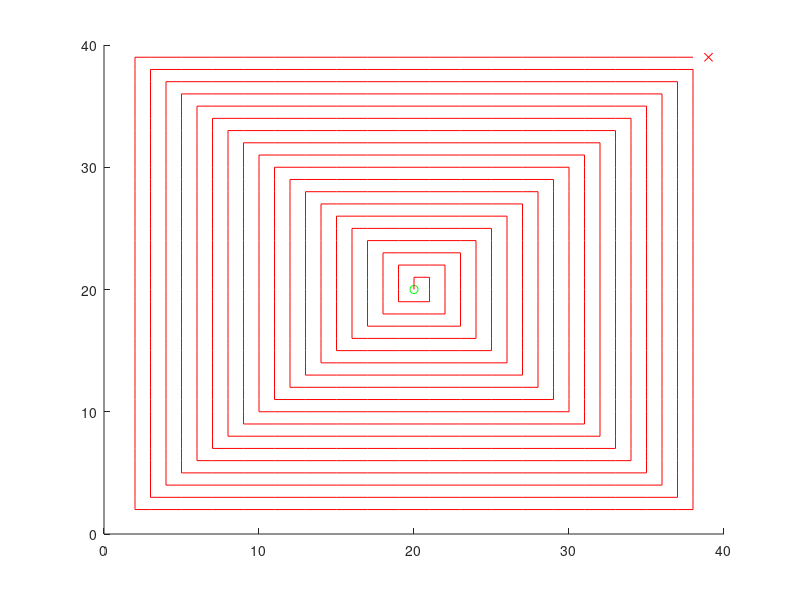

Recreate this plot in MATLAB.
clear all 
close all
clc

%% initialize plot
fig = figure; 
axs = axes('Parent', fig);
hold(axs, 'on');
xlim(axs, [0 40])
ylim(axs, [0 40])

%% intialize spiral
start_coord = [20; 20];
end_coord = [39; 39];
plot(axs, start_coord(1), start_coord(2), 'go')
plot(axs, end_coord(1), end_coord(2), 'rx')

% go up one to start
heading = [0; 1];  % start heading pointing up
curr_pos = start_coord + heading;

% initialize the visited nodes list
visited = [start_coord curr_pos];  

% clockwise 90deg rotation matrix
rotate = [0 1; -1 0]; 

end_flag = false;
%n_steps = 1; 

%% spiral logic

while ~end_flag

    plot(axs, ...
        [visited(1,end-1) visited(1,end)], ...
        [visited(2,end-1) visited(2, end)], 'r')
    drawnow

    % candidate turn
    candidate = curr_pos + rotate * heading;

    % check if turning right is valid
    if ismember(candidate', visited', 'rows')  % if visited, then can't 
                                               % turn here
        curr_pos = curr_pos + heading;  % continue moving 1 unit in same 
                                        % direction
    else
        curr_pos = candidate;  % else, can turn; update current pos to 
                               % candidate
        heading = rotate * heading; % update heading cw 90
    end

    % append the visited list 
    visited = [visited curr_pos];

    % check if we're at the end
    if isequal(curr_pos, end_coord)
        end_flag = true;
    end
    
end


